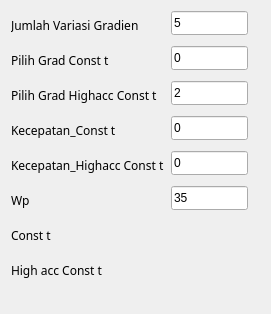
     <widget class="QWidget" name="formLayoutWidget_7">
      <property name="geometry">
       <rect>
        <x>720</x>
        <y>140</y>
        <width>271</width>
        <height>314</height>
       </rect>
      </property>
      <layout class="QFormLayout" name="formLayout_5">
       <item row="0" column="0">
        <widget class="QLabel" name="label_52">
         <property name="minimumSize">
          <size>
           <width>145</width>
           <height>29</height>
          </size>
         </property>
         <property name="maximumSize">
          <size>
           <width>112</width>
           <height>29</height>
          </size>
         </property>
         <property name="font">
          <font>
           <family>Biryani</family>
          </font>
         </property>
         <property name="text">
          <string>Jumlah Variasi Gradien</string>
         </property>
        </widget>
       </item>
       <item row="0" column="1">
        <widget class="QLineEdit" name="jumlah_variasi">
         <property name="minimumSize">
          <size>
           <width>77</width>
           <height>24</height>
          </size>
         </property>
         <property name="maximumSize">
          <size>
           <width>77</width>
           <height>24</height>
          </size>
         </property>
         <property name="text">
          <string>5</string>
         </property>
        </widget>
       </item>
       <item row="1" column="0">
        <widget class="QLabel" name="label_53">
         <property name="minimumSize">
          <size>
           <width>145</width>
           <height>29</height>
          </size>
         </property>
         <property name="maximumSize">
          <size>
           <width>112</width>
           <height>29</height>
          </size>
         </property>
         <property name="font">
          <font>
           <family>Biryani</family>
          </font>
         </property>
         <property name="text">
          <string>Pilih Grad Const t</string>
         </property>
        </widget>
       </item>
       <item row="1" column="1">
        <widget class="QLineEdit" name="gradien_const_t">
         <property name="minimumSize">
          <size>
           <width>77</width>
           <height>24</height>
          </size>
         </property>
         <property name="maximumSize">
          <size>
           <width>77</width>
           <height>24</height>
          </size>
         </property>
         <property name="text">
          <string>0</string>
         </property>
        </widget>
       </item>
       <item row="2" column="0">
        <widget class="QLabel" name="label_59">
         <property name="minimumSize">
          <size>
           <width>145</width>
           <height>29</height>
          </size>
         </property>
         <property name="maximumSize">
          <size>
           <width>200</width>
           <height>29</height>
          </size>
         </property>
         <property name="font">
          <font>
           <family>Biryani</family>
          </font>
         </property>
         <property name="text">
          <string>Pilih Grad Highacc Const t</string>
         </property>
        </widget>
       </item>
       <item row="2" column="1">
        <widget class="QLineEdit" name="gradien_highacc_const_t">
         <property name="minimumSize">
          <size>
           <width>30</width>
           <height>24</height>
          </size>
         </property>
         <property name="maximumSize">
          <size>
           <width>77</width>
           <height>24</height>
          </size>
         </property>
         <property name="text">
          <string>2</string>
         </property>
        </widget>
       </item>
       <item row="3" column="1">
        <widget class="QLineEdit" name="kecepatan_const_t">
         <property name="minimumSize">
          <size>
           <width>30</width>
           <height>24</height>
          </size>
         </property>
         <property name="maximumSize">
          <size>
           <width>77</width>
           <height>24</height>
          </size>
         </property>
         <property name="text">
          <string>0</string>
         </property>
        </widget>
       </item>
       <item row="4" column="0">
        <widget class="QLabel" name="label_63">
         <property name="minimumSize">
          <size>
           <width>145</width>
           <height>29</height>
          </size>
         </property>
         <property name="maximumSize">
          <size>
           <width>200</width>
           <height>29</height>
          </size>
         </property>
         <property name="font">
          <font>
           <family>Biryani</family>
          </font>
         </property>
         <property name="text">
          <string>Kecepatan_Highacc Const t</string>
         </property>
        </widget>
       </item>
       <item row="4" column="1">
        <widget class="QLineEdit" name="kecepatan_highacc_const_t">
         <property name="minimumSize">
          <size>
           <width>77</width>
           <height>24</height>
          </size>
         </property>
         <property name="maximumSize">
          <size>
           <width>77</width>
           <height>24</height>
          </size>
         </property>
         <property name="text">
          <string>0</string>
         </property>
        </widget>
       </item>
       <item row="5" column="0">
        <widget class="QLabel" name="label_35">
         <property name="minimumSize">
          <size>
           <width>112</width>
           <height>29</height>
          </size>
         </property>
         <property name="maximumSize">
          <size>
           <width>112</width>
           <height>29</height>
          </size>
         </property>
         <property name="font">
          <font>
           <family>Biryani</family>
          </font>
         </property>
         <property name="text">
          <string>Wp</string>
         </property>
        </widget>
       </item>
       <item row="5" column="1">
        <widget class="QLineEdit" name="input_wp">
         <property name="minimumSize">
          <size>
           <width>77</width>
           <height>24</height>
          </size>
         </property>
         <property name="maximumSize">
          <size>
           <width>77</width>
           <height>24</height>
          </size>
         </property>
         <property name="text">
          <string>35</string>
         </property>
        </widget>
       </item>
       <item row="6" column="0">
        <widget class="QLabel" name="label_65">
         <property name="minimumSize">
          <size>
           <width>112</width>
           <height>29</height>
          </size>
         </property>
         <property name="maximumSize">
          <size>
           <width>112</width>
           <height>29</height>
          </size>
         </property>
         <property name="font">
          <font>
           <family>Biryani</family>
          </font>
         </property>
         <property name="text">
          <string>Const t</string>
         </property>
        </widget>
       </item>
       <item row="6" column="1">
        <widget class="QLabel" name="output_const_t">
         <property name="minimumSize">
          <size>
           <width>77</width>
           <height>24</height>
          </size>
         </property>
         <property name="maximumSize">
          <size>
           <width>77</width>
           <height>24</height>
          </size>
         </property>
         <property name="font">
          <font>
           <family>MS Shell Dlg 2</family>
          </font>
         </property>
         <property name="frameShape">
          <enum>QFrame::NoFrame</enum>
         </property>
         <property name="text">
          <string/>
         </property>
        </widget>
       </item>
       <item row="7" column="0">
        <widget class="QLabel" name="label_66">
         <property name="minimumSize">
          <size>
           <width>112</width>
           <height>29</height>
          </size>
         </property>
         <property name="maximumSize">
          <size>
           <width>112</width>
           <height>29</height>
          </size>
         </property>
         <property name="font">
          <font>
           <family>Biryani</family>
          </font>
         </property>
         <property name="text">
          <string>High acc Const t</string>
         </property>
        </widget>
       </item>
       <item row="7" column="1">
        <widget class="QLabel" name="output_highacc_const_t">
         <property name="minimumSize">
          <size>
           <width>77</width>
           <height>24</height>
          </size>
         </property>
         <property name="maximumSize">
          <size>
           <width>77</width>
           <height>24</height>
          </size>
         </property>
         <property name="font">
          <font>
           <family>MS Shell Dlg 2</family>
          </font>
         </property>
         <property name="frameShape">
          <enum>QFrame::NoFrame</enum>
         </property>
         <property name="text">
          <string/>
         </property>
        </widget>
       </item>
       <item row="3" column="0">
        <widget class="QLabel" name="label_58">
         <property name="minimumSize">
          <size>
           <width>145</width>
           <height>29</height>
          </size>
         </property>
         <property name="maximumSize">
          <size>
           <width>112</width>
           <height>29</height>
          </size>
         </property>
         <property name="font">
          <font>
           <family>Biryani</family>
          </font>
         </property>
         <property name="text">
          <string>Kecepatan_Const t</string>
         </property>
        </widget>
       </item>
      </layout>
     </widget>
